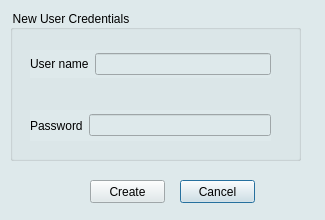
<?xml version="1.0" encoding="UTF-8"?>
<ui version="4.0">
 <class>userAccount</class>
 <widget class="QDialog" name="userAccount">
  <property name="windowModality">
   <enum>Qt::NonModal</enum>
  </property>
  <property name="geometry">
   <rect>
    <x>0</x>
    <y>0</y>
    <width>325</width>
    <height>220</height>
   </rect>
  </property>
  <property name="windowTitle">
   <string>Dialog</string>
  </property>
  <property name="styleSheet">
   <string notr="true">background-color: rgb(222, 233, 235);</string>
  </property>
  <widget class="QLabel" name="label">
   <property name="geometry">
    <rect>
     <x>30</x>
     <y>30</y>
     <width>71</width>
     <height>31</height>
    </rect>
   </property>
   <property name="text">
    <string/>
   </property>
  </widget>
  <widget class="QGroupBox" name="groupBox">
   <property name="geometry">
    <rect>
     <x>10</x>
     <y>10</y>
     <width>291</width>
     <height>151</height>
    </rect>
   </property>
   <property name="title">
    <string>New User Credentials</string>
   </property>
   <widget class="QWidget" name="layoutWidget">
    <property name="geometry">
     <rect>
      <x>20</x>
      <y>40</y>
      <width>241</width>
      <height>28</height>
     </rect>
    </property>
    <layout class="QHBoxLayout" name="horizontalLayout_2">
     <item>
      <widget class="QLabel" name="label_2">
       <property name="text">
        <string>User name</string>
       </property>
      </widget>
     </item>
     <item>
      <widget class="QLineEdit" name="lineEdit"/>
     </item>
    </layout>
   </widget>
   <widget class="QWidget" name="layoutWidget">
    <property name="geometry">
     <rect>
      <x>20</x>
      <y>100</y>
      <width>241</width>
      <height>31</height>
     </rect>
    </property>
    <layout class="QHBoxLayout" name="horizontalLayout_3">
     <item>
      <widget class="QLabel" name="label_3">
       <property name="text">
        <string>Password</string>
       </property>
      </widget>
     </item>
     <item>
      <widget class="QLineEdit" name="lineEdit_2">
       <property name="echoMode">
        <enum>QLineEdit::Password</enum>
       </property>
      </widget>
     </item>
    </layout>
   </widget>
  </widget>
  <widget class="QPushButton" name="pushButton_2">
   <property name="geometry">
    <rect>
     <x>180</x>
     <y>180</y>
     <width>75</width>
     <height>23</height>
    </rect>
   </property>
   <property name="text">
    <string>Cancel</string>
   </property>
   <property name="default">
    <bool>true</bool>
   </property>
  </widget>
  <widget class="QPushButton" name="pushButton">
   <property name="geometry">
    <rect>
     <x>90</x>
     <y>180</y>
     <width>75</width>
     <height>23</height>
    </rect>
   </property>
   <property name="text">
    <string>Create</string>
   </property>
  </widget>
 </widget>
 <tabstops>
  <tabstop>pushButton</tabstop>
  <tabstop>pushButton_2</tabstop>
 </tabstops>
 <resources/>
 <connections>
  <connection>
   <sender>pushButton_2</sender>
   <signal>clicked()</signal>
   <receiver>userAccount</receiver>
   <slot>close()</slot>
   <hints>
    <hint type="sourcelabel">
     <x>195</x>
     <y>264</y>
    </hint>
    <hint type="destinationlabel">
     <x>99</x>
     <y>267</y>
    </hint>
   </hints>
  </connection>
 </connections>
</ui>
